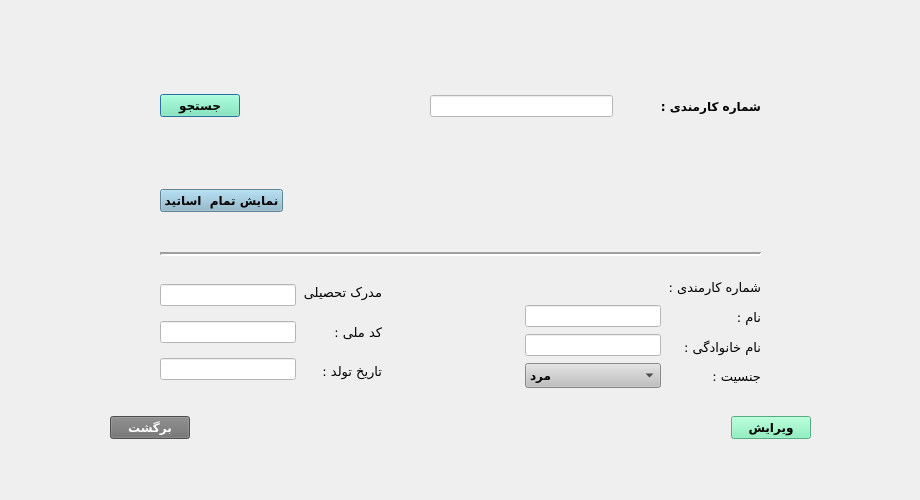
<?xml version="1.0" encoding="UTF-8"?>
<ui version="4.0">
 <class>editteacherdialog</class>
 <widget class="QDialog" name="editteacherdialog">
  <property name="geometry">
   <rect>
    <x>0</x>
    <y>0</y>
    <width>920</width>
    <height>500</height>
   </rect>
  </property>
  <property name="windowTitle">
   <string>Dialog</string>
  </property>
  <widget class="QWidget" name="layoutWidget">
   <property name="geometry">
    <rect>
     <x>160</x>
     <y>50</y>
     <width>601</width>
     <height>338</height>
    </rect>
   </property>
   <layout class="QVBoxLayout" name="verticalLayout">
    <property name="spacing">
     <number>7</number>
    </property>
    <item>
     <layout class="QHBoxLayout" name="horizontalLayout">
      <item>
       <widget class="QPushButton" name="pushButton_search">
        <property name="font">
         <font>
          <family>B Nazanin</family>
          <pointsize>9</pointsize>
          <weight>75</weight>
          <bold>true</bold>
         </font>
        </property>
        <property name="styleSheet">
         <string notr="true">background-color: rgb(118, 240, 179);</string>
        </property>
        <property name="text">
         <string>جستجو</string>
        </property>
       </widget>
      </item>
      <item>
       <spacer name="horizontalSpacer_12">
        <property name="orientation">
         <enum>Qt::Horizontal</enum>
        </property>
        <property name="sizeHint" stdset="0">
         <size>
          <width>40</width>
          <height>20</height>
         </size>
        </property>
       </spacer>
      </item>
      <item>
       <widget class="QLineEdit" name="lineEdit">
        <property name="styleSheet">
         <string notr="true">background-color: white;</string>
        </property>
       </widget>
      </item>
      <item>
       <spacer name="horizontalSpacer">
        <property name="orientation">
         <enum>Qt::Horizontal</enum>
        </property>
        <property name="sizeType">
         <enum>QSizePolicy::Minimum</enum>
        </property>
        <property name="sizeHint" stdset="0">
         <size>
          <width>40</width>
          <height>17</height>
         </size>
        </property>
       </spacer>
      </item>
      <item>
       <widget class="QLabel" name="label">
        <property name="font">
         <font>
          <family>B Titr</family>
          <pointsize>9</pointsize>
          <weight>75</weight>
          <bold>true</bold>
         </font>
        </property>
        <property name="text">
         <string>شماره کارمندی :</string>
        </property>
       </widget>
      </item>
     </layout>
    </item>
    <item>
     <spacer name="horizontalSpacer_3">
      <property name="orientation">
       <enum>Qt::Horizontal</enum>
      </property>
      <property name="sizeHint" stdset="0">
       <size>
        <width>40</width>
        <height>20</height>
       </size>
      </property>
     </spacer>
    </item>
    <item>
     <layout class="QHBoxLayout" name="horizontalLayout_2">
      <item>
       <widget class="QPushButton" name="pushButton_showAllStudent">
        <property name="font">
         <font>
          <family>B Nazanin</family>
          <pointsize>9</pointsize>
          <weight>75</weight>
          <bold>true</bold>
         </font>
        </property>
        <property name="styleSheet">
         <string notr="true">background-color: rgb(136, 182, 204)</string>
        </property>
        <property name="text">
         <string>نمایش تمام  اساتید</string>
        </property>
       </widget>
      </item>
      <item>
       <spacer name="horizontalSpacer_14">
        <property name="orientation">
         <enum>Qt::Horizontal</enum>
        </property>
        <property name="sizeHint" stdset="0">
         <size>
          <width>29</width>
          <height>22</height>
         </size>
        </property>
       </spacer>
      </item>
     </layout>
    </item>
    <item>
     <spacer name="horizontalSpacer_2">
      <property name="orientation">
       <enum>Qt::Horizontal</enum>
      </property>
      <property name="sizeHint" stdset="0">
       <size>
        <width>318</width>
        <height>20</height>
       </size>
      </property>
     </spacer>
    </item>
    <item>
     <widget class="Line" name="line">
      <property name="minimumSize">
       <size>
        <width>0</width>
        <height>30</height>
       </size>
      </property>
      <property name="sizeIncrement">
       <size>
        <width>0</width>
        <height>0</height>
       </size>
      </property>
      <property name="lineWidth">
       <number>2</number>
      </property>
      <property name="orientation">
       <enum>Qt::Horizontal</enum>
      </property>
     </widget>
    </item>
    <item>
     <layout class="QHBoxLayout" name="horizontalLayout_4">
      <item>
       <layout class="QVBoxLayout" name="verticalLayout_4">
        <item>
         <widget class="QLineEdit" name="lineEdit_degree">
          <property name="font">
           <font>
            <pointsize>9</pointsize>
           </font>
          </property>
          <property name="styleSheet">
           <string notr="true">background-color: white;</string>
          </property>
         </widget>
        </item>
        <item>
         <widget class="QLineEdit" name="lineEdit_nationalcode">
          <property name="font">
           <font>
            <pointsize>9</pointsize>
           </font>
          </property>
          <property name="styleSheet">
           <string notr="true">background-color: white;</string>
          </property>
         </widget>
        </item>
        <item>
         <widget class="QLineEdit" name="lineEdit_birthdate">
          <property name="font">
           <font>
            <pointsize>9</pointsize>
           </font>
          </property>
          <property name="styleSheet">
           <string notr="true">background-color: white;</string>
          </property>
         </widget>
        </item>
       </layout>
      </item>
      <item>
       <layout class="QVBoxLayout" name="verticalLayout_3">
        <item>
         <widget class="QLabel" name="label_8">
          <property name="font">
           <font>
            <family>B Koodak</family>
            <pointsize>10</pointsize>
            <weight>50</weight>
            <bold>false</bold>
           </font>
          </property>
          <property name="text">
           <string>مدرک تحصیلی</string>
          </property>
         </widget>
        </item>
        <item>
         <widget class="QLabel" name="label_9">
          <property name="font">
           <font>
            <family>B Koodak</family>
            <pointsize>10</pointsize>
            <weight>50</weight>
            <bold>false</bold>
           </font>
          </property>
          <property name="text">
           <string>کد ملی :</string>
          </property>
         </widget>
        </item>
        <item>
         <widget class="QLabel" name="label_10">
          <property name="font">
           <font>
            <family>B Koodak</family>
            <pointsize>10</pointsize>
            <weight>50</weight>
            <bold>false</bold>
           </font>
          </property>
          <property name="text">
           <string>تاریخ تولد :</string>
          </property>
         </widget>
        </item>
       </layout>
      </item>
      <item>
       <layout class="QVBoxLayout" name="verticalLayout_5">
        <item>
         <spacer name="horizontalSpacer_8">
          <property name="orientation">
           <enum>Qt::Horizontal</enum>
          </property>
          <property name="sizeHint" stdset="0">
           <size>
            <width>40</width>
            <height>20</height>
           </size>
          </property>
         </spacer>
        </item>
        <item>
         <spacer name="horizontalSpacer_9">
          <property name="orientation">
           <enum>Qt::Horizontal</enum>
          </property>
          <property name="sizeHint" stdset="0">
           <size>
            <width>40</width>
            <height>20</height>
           </size>
          </property>
         </spacer>
        </item>
        <item>
         <spacer name="horizontalSpacer_10">
          <property name="orientation">
           <enum>Qt::Horizontal</enum>
          </property>
          <property name="sizeHint" stdset="0">
           <size>
            <width>40</width>
            <height>20</height>
           </size>
          </property>
         </spacer>
        </item>
        <item>
         <spacer name="horizontalSpacer_11">
          <property name="orientation">
           <enum>Qt::Horizontal</enum>
          </property>
          <property name="sizeHint" stdset="0">
           <size>
            <width>40</width>
            <height>20</height>
           </size>
          </property>
         </spacer>
        </item>
       </layout>
      </item>
      <item>
       <layout class="QVBoxLayout" name="verticalLayout_6">
        <item>
         <widget class="QLabel" name="label_stuCode">
          <property name="font">
           <font>
            <pointsize>9</pointsize>
           </font>
          </property>
          <property name="text">
           <string/>
          </property>
         </widget>
        </item>
        <item>
         <widget class="QLineEdit" name="lineEdit_name">
          <property name="font">
           <font>
            <pointsize>9</pointsize>
           </font>
          </property>
          <property name="styleSheet">
           <string notr="true">background-color: white;</string>
          </property>
         </widget>
        </item>
        <item>
         <widget class="QLineEdit" name="lineEdit_lastname">
          <property name="font">
           <font>
            <pointsize>9</pointsize>
           </font>
          </property>
          <property name="styleSheet">
           <string notr="true">background-color: white;</string>
          </property>
         </widget>
        </item>
        <item>
         <widget class="QComboBox" name="comboBox_gender">
          <property name="font">
           <font>
            <family>B Koodak</family>
            <pointsize>9</pointsize>
            <weight>75</weight>
            <bold>true</bold>
           </font>
          </property>
          <property name="styleSheet">
           <string notr="true">background-color:rgb(191, 191, 191)</string>
          </property>
          <item>
           <property name="text">
            <string>مرد</string>
           </property>
          </item>
          <item>
           <property name="text">
            <string>زن</string>
           </property>
          </item>
         </widget>
        </item>
       </layout>
      </item>
      <item>
       <layout class="QVBoxLayout" name="verticalLayout_7">
        <item>
         <widget class="QLabel" name="label_4">
          <property name="font">
           <font>
            <family>B Koodak</family>
            <pointsize>10</pointsize>
            <weight>50</weight>
            <bold>false</bold>
           </font>
          </property>
          <property name="text">
           <string>شماره کارمندی :</string>
          </property>
         </widget>
        </item>
        <item>
         <widget class="QLabel" name="label_5">
          <property name="font">
           <font>
            <family>B Koodak</family>
            <pointsize>10</pointsize>
            <weight>50</weight>
            <bold>false</bold>
           </font>
          </property>
          <property name="text">
           <string>نام :</string>
          </property>
         </widget>
        </item>
        <item>
         <widget class="QLabel" name="label_6">
          <property name="font">
           <font>
            <family>B Koodak</family>
            <pointsize>10</pointsize>
            <weight>50</weight>
            <bold>false</bold>
           </font>
          </property>
          <property name="text">
           <string>نام خانوادگی :</string>
          </property>
         </widget>
        </item>
        <item>
         <widget class="QLabel" name="label_7">
          <property name="font">
           <font>
            <family>B Koodak</family>
            <pointsize>10</pointsize>
            <weight>50</weight>
            <bold>false</bold>
           </font>
          </property>
          <property name="text">
           <string>جنسیت :</string>
          </property>
         </widget>
        </item>
       </layout>
      </item>
     </layout>
    </item>
   </layout>
  </widget>
  <widget class="QWidget" name="layoutWidget_2">
   <property name="geometry">
    <rect>
     <x>110</x>
     <y>410</y>
     <width>701</width>
     <height>35</height>
    </rect>
   </property>
   <layout class="QHBoxLayout" name="horizontalLayout_5">
    <item>
     <widget class="QPushButton" name="pushButton_back">
      <property name="font">
       <font>
        <family>B Nazanin</family>
        <pointsize>9</pointsize>
        <weight>75</weight>
        <bold>true</bold>
       </font>
      </property>
      <property name="styleSheet">
       <string notr="true">background-color: rgb(111, 111, 111);
color: white</string>
      </property>
      <property name="text">
       <string>برگشت</string>
      </property>
     </widget>
    </item>
    <item>
     <spacer name="horizontalSpacer_5">
      <property name="orientation">
       <enum>Qt::Horizontal</enum>
      </property>
      <property name="sizeHint" stdset="0">
       <size>
        <width>40</width>
        <height>20</height>
       </size>
      </property>
     </spacer>
    </item>
    <item>
     <spacer name="horizontalSpacer_6">
      <property name="orientation">
       <enum>Qt::Horizontal</enum>
      </property>
      <property name="sizeHint" stdset="0">
       <size>
        <width>40</width>
        <height>20</height>
       </size>
      </property>
     </spacer>
    </item>
    <item>
     <spacer name="horizontalSpacer_7">
      <property name="orientation">
       <enum>Qt::Horizontal</enum>
      </property>
      <property name="sizeHint" stdset="0">
       <size>
        <width>40</width>
        <height>20</height>
       </size>
      </property>
     </spacer>
    </item>
    <item>
     <widget class="QPushButton" name="pushButton_apply">
      <property name="font">
       <font>
        <family>B Nazanin</family>
        <pointsize>9</pointsize>
        <weight>75</weight>
        <bold>true</bold>
       </font>
      </property>
      <property name="styleSheet">
       <string notr="true">background-color: rgb(118, 240, 179);</string>
      </property>
      <property name="text">
       <string>ویرایش</string>
      </property>
     </widget>
    </item>
   </layout>
  </widget>
 </widget>
 <resources/>
 <connections/>
</ui>
